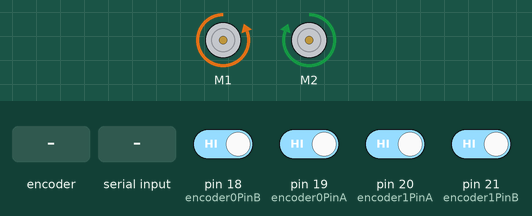
Recording of a sketch running on a simulated Arduino Mega 2560, built with avr-gcc and run on an emulated ATmega2560. Shown: 2 × DC motor (green arrow = forward, orange = backward, longer = faster). The test bench sets the inputs (shaded band); at power-on: pin 18 (encoder0PinB), pin 19 (encoder0PinA), pin 20 (encoder1PinA), pin 21 (encoder1PinB) HIGH. What the sketch prints to the serial monitor is not drawn.

Above: at 1.2 s.
1.3 s: rotary encoder on pin 19 (encoder0PinA) / pin 18 (encoder0PinB) turned 1 step (first pin leading)
4.5 s: pin 20 (encoder1PinA) driven LOW
7.5 s: pin 21 (encoder1PinB) driven LOW
10.5 s: "90,45\n" received over the second serial link
Timing chart, 0 to 13.5 s (numbered marks = the images above; inputs shaded):
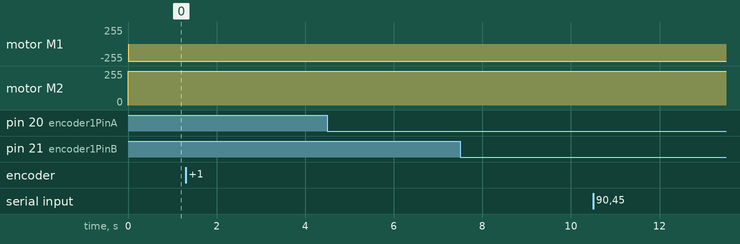

The sketch:

Grupo3_Control_PID_BASECOMP.ino
```cpp
#include "DualVNH5019MotorShield.h"

// Inicialización de MotorShield
DualVNH5019MotorShield md;

// Definición de PINs de los motores y encoders
#define encoder0PinA  19
#define encoder0PinB  18
#define encoder1PinA  20
#define encoder1PinB  21

// Variables de Tiempo
unsigned long time_ant = 0;
const int Period = 10000;   // 10 ms = 100Hz
const float dt = Period * 0.000001f; // Tiempo en segundos
float motorout1 = 0.0;
float motorout2 = 0.0;

// Variables de los Encoders y posición
volatile long encoder0Pos = 0;
volatile long encoder1Pos = 0;
long newposition0;
long oldposition0 = 0;
long newposition1;
long oldposition1 = 0;
unsigned long newtime;
float vel0;
float vel1;

// Variables PID Motor 0 (izquierdo)
float setPoint0 = -150.0;  // RPM inicial (negativo para dirección)
float Kp0 = 3.0;           // Ganancia proporcional
float Ki0 = 0.5;           // Ganancia integral
float Kd0 = 0.02;          // Ganancia derivativa
float integral0 = 0.0;
float previousError0 = 0.0;
const float imax_motor0 = 100.0; // Límite para la integral del motor 0

// Variables PID Motor 1 (derecho)
float setPoint1 = 150.0;   // RPM inicial (positivo para dirección)
float Kp1 = 3.0;           // Ganancia proporcional
float Ki1 = 0.5;           // Ganancia integral
float Kd1 = 0.02;          // Ganancia derivativa
float integral1 = 0.0;
float previousError1 = 0.0;
const float imax_motor1 = 100.0; // Límite para la integral del motor 1

// Variables de Comunicación Bluetooth
const char msgEnd = ';';    // Marca el fin del mensaje
String instruccion;         // Almacena el mensaje recibido
bool newMsg = false;        // Flag para indicar que hay un nuevo mensaje

// Definición del puerto serial para Bluetooth (Serial3)
#define BT_SERIAL Serial3

// Funciones de Interrupción para los Encoders
void doEncoder0A() {
  if (digitalRead(encoder0PinA) == digitalRead(encoder0PinB)) {
    encoder0Pos++;
  } else {
    encoder0Pos--;
  }
}

void doEncoder0B() {
  if (digitalRead(encoder0PinA) == digitalRead(encoder0PinB)) {
    encoder0Pos--;
  } else {
    encoder0Pos++;
  }
}

void doEncoder1A() {
  if (digitalRead(encoder1PinA) == digitalRead(encoder1PinB)) {
    encoder1Pos++;
  } else {
    encoder1Pos--;
  }
}

void doEncoder1B() {
  if (digitalRead(encoder1PinA) == digitalRead(encoder1PinB)) {
    encoder1Pos--;
  } else {
    encoder1Pos++;
  }
}

// Función para Leer el Buffer de Bluetooth
String readBuff() {
  String buffArray = "";

  while (BT_SERIAL.available() > 0) { // Mientras haya datos disponibles
    char buff = BT_SERIAL.read();      // Leer un byte
    if (buff == msgEnd) {              // Si encuentra el delimitador
      newMsg = true;                   // Indicar que hay un nuevo mensaje completo
      break;                           // Salir del loop
    } else {
      buffArray += buff;               // Agregar el carácter al buffer
    }
    delay(10); // Pequeña demora para evitar sobrecarga
  }

  return buffArray;  // Retornar el mensaje completo
}

// Funciones de Control PID para Motor 0
float controlPID0(float currentRPM0) {
  float error0 = setPoint0 - currentRPM0;           // Error entre referencia y velocidad actual
  float proportional0 = Kp0 * error0;               // Término proporcional
  integral0 += error0 * dt;                          // Acumular el error para el término integral
  integral0 = constrain(integral0, -imax_motor0, imax_motor0);  // Limitar la integral
  float integralTerm0 = Ki0 * integral0;             // Término integral
  float derivative0 = (error0 - previousError0) / dt; // Derivada del error
  float derivativeTerm0 = Kd0 * derivative0;        // Término derivativo
  float output0 = proportional0 + integralTerm0 + derivativeTerm0; // Salida PID
  output0 = constrain(output0, -400, 400);           // Limitar la salida
  previousError0 = error0;                           // Guardar el error actual para la próxima iteración
  return output0;                                    // Retornar la salida PID
}

// Funciones de Control PID para Motor 1
float controlPID1(float currentRPM1) {
  float error1 = setPoint1 - currentRPM1;           // Error entre referencia y velocidad actual
  float proportional1 = Kp1 * error1;               // Término proporcional
  integral1 += error1 * dt;                          // Acumular el error para el término integral
  integral1 = constrain(integral1, -imax_motor1, imax_motor1);  // Limitar la integral
  float integralTerm1 = Ki1 * integral1;             // Término integral
  float derivative1 = (error1 - previousError1) / dt; // Derivada del error
  float derivativeTerm1 = Kd1 * derivative1;        // Término derivativo
  float output1 = proportional1 + integralTerm1 + derivativeTerm1; // Salida PID
  output1 = constrain(output1, -400, 400);           // Limitar la salida
  previousError1 = error1;                           // Guardar el error actual para la próxima iteración
  return output1;                                    // Retornar la salida PID
}

void setup() {
  // Iniciar Serial para depuración (Monitor Serial)
  Serial.begin(115200);
  Serial.println("Iniciando sistema...");

  // Configurar MotorShield
  md.init();

  // Configurar Encoders como entradas con resistencias pull-up internas
  pinMode(encoder0PinA, INPUT);
  digitalWrite(encoder0PinA, HIGH);       // Activar pull-up
  pinMode(encoder0PinB, INPUT);
  digitalWrite(encoder0PinB, HIGH);       // Activar pull-up
  pinMode(encoder1PinA, INPUT);
  digitalWrite(encoder1PinA, HIGH);       // Activar pull-up
  pinMode(encoder1PinB, INPUT);
  digitalWrite(encoder1PinB, HIGH);       // Activar pull-up

  // Adjuntar interrupciones para los encoders
  attachInterrupt(digitalPinToInterrupt(encoder0PinA), doEncoder0A, CHANGE);  // Encoder 0 PIN A
  attachInterrupt(digitalPinToInterrupt(encoder0PinB), doEncoder0B, CHANGE);  // Encoder 0 PIN B
  attachInterrupt(digitalPinToInterrupt(encoder1PinA), doEncoder1A, CHANGE);  // Encoder 1 PIN A
  attachInterrupt(digitalPinToInterrupt(encoder1PinB), doEncoder1B, CHANGE);  // Encoder 1 PIN B

  // Configurar Bluetooth Serial
  BT_SERIAL.begin(38400); // Baud Rate debe ser el mismo que el archivo.py
  Serial.println("Bluetooth iniciado y listo para recibir comandos.");
}

void loop() {
  // ** Comunicación Bluetooth **
  if (BT_SERIAL.available() > 0) {      // Verificar si hay datos disponibles en Bluetooth
    instruccion = readBuff();            // Leer el mensaje entrante
    if (newMsg) {                        // Si se recibió un mensaje completo
      newMsg = false;                    // Reiniciar la flag
      Serial.print("Mensaje recibido: ");
      Serial.println(instruccion);

      if (instruccion.startsWith("A")) { // Verificar que el mensaje empiece con 'A'
        String valorStr = instruccion.substring(1); // Obtener la parte numérica del mensaje
        int valor = valorStr.toInt();                // Convertir el valor a int
        Serial.print("Valor de velocidad recibido: ");
        Serial.println(valor);

        // Actualizar los setPoints del PID
        setPoint0 = -valor; // Motor 0 (izquierdo)
        Serial.print("SetPoint0 actualizado a: ");
        Serial.println(setPoint0);
      }
      if (instruccion.startsWith("B")) { // Verificar que el mensaje empiece con 'B'
        String valorStr = instruccion.substring(1); // Obtener la parte numérica del mensaje
        int valor = valorStr.toInt();                // Convertir el valor a int
        Serial.print("Valor de velocidad recibido: ");
        Serial.println(valor);

        // Actualizar los setPoints del PID
        setPoint1 = valor;  // Motor 1 (derecho)
        Serial.print("SetPoint1 actualizado a: ");
        Serial.println(setPoint1);
      }

      else {
        Serial.println("Formato de mensaje no reconocido.");
      }
    }
  }

  // ** Control PID de Velocidad **
  if ((micros() - time_ant) >= Period) { // Ejecutar cada Period (10 ms)
    newtime = micros();                  // Guardar el tiempo actual

    // Actualizando información de los encoders
    newposition0 = encoder0Pos;
    newposition1 = encoder1Pos;

    // Calcular la velocidad del motor en unidades de RPM
    float rpm = 31250.0; // Ajusta según tu configuración
    vel0 = (float)(newposition0 - oldposition0) * rpm / (newtime - time_ant); // RPM Motor 0
    vel1 = (float)(newposition1 - oldposition1) * rpm / (newtime - time_ant); // RPM Motor 1
    oldposition0 = newposition0;
    oldposition1 = newposition1;

    // Control PID de velocidad para ambos motores
    motorout1 = controlPID0(vel0);  // PID para motor 0
    motorout2 = controlPID1(vel1);  // PID para motor 1

    // Limitar la salida del control a valores válidos para los motores
    motorout1 = constrain(motorout1, -400, 400);
    motorout2 = constrain(motorout2, -400, 400);

    // Aplicar las velocidades a los motores
    md.setM1Speed(motorout1);  // Aplicar la velocidad calculada al motor 1
    md.setM2Speed(motorout2);  // Aplicar la velocidad calculada al motor 2

    // Reportar datos en el Monitor Serial para depuración
    //Serial.print("Tiempo: ");
    //Serial.print(newtime);
    //Serial.print(" | Motor0_Pos: ");
    //Serial.print(newposition0);
    //Serial.print(" | Motor1_Pos: ");
   // Serial.print(newposition1);
    Serial.print(" | Motor0_RPM: ");
    Serial.print(vel0);
    Serial.print(" | Motor1_RPM: ");
    Serial.print(vel1);
    Serial.print(" | Motor0_Output: ");
    Serial.print(motorout1);
    Serial.print(" | Motor1_Output: ");
    Serial.println(motorout2);

    time_ant = newtime; // Actualizar el tiempo anterior
  }
}
```

Measured:
- after the input at 1.3 s, every drawn part: stays the same
- after the input at 4.5 s, every drawn part: stays the same
- after the input at 7.5 s, every drawn part: stays the same
- after the input at 10.5 s, every drawn part: stays the same
